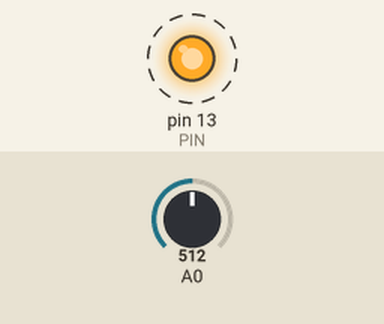
Recording of a sketch running on a simulated Arduino Uno, built with avr-gcc and run on an emulated ATmega328P. On the bench: output pins drawn as LEDs (lit = HIGH). Dashed ring = blinking. The test bench sets the inputs (shaded band); at power-on: A0 = 512. What the sketch prints to the serial monitor is not drawn.

Above: at 0.5 s.
Timing chart, 0 to 3.0 s (numbered marks = the images above):
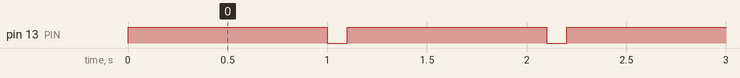

Measured:
- by itself, pin 13 (PIN): alternates HIGH for 1.0 s and LOW for 0.10 s

The sketch:

promini_test.ino
```cpp
#define PIN 13

// the setup function runs once when you press reset or power the board
void setup() {
  // initialize digital pin 13 as an output.
  pinMode(PIN, OUTPUT);
  Serial.begin(9600);
}

float vsmooth = 0;

#define SMOOTH_FACTOR 0.9

// the loop function runs over and over again forever
void loop() {
  digitalWrite(PIN, HIGH);   // turn the LED on (HIGH is the voltage level)
  delay(1000);              // wait for a second
  digitalWrite(PIN, LOW);    // turn the LED off by making the voltage LOW
  delay(100);              // wait for a second
  int sensorValue = analogRead(A0);
  float voltage = sensorValue * (5.0 / 1023.0);
  vsmooth = vsmooth * SMOOTH_FACTOR + voltage * (1.0 - SMOOTH_FACTOR);
  Serial.println(vsmooth);
}
```
